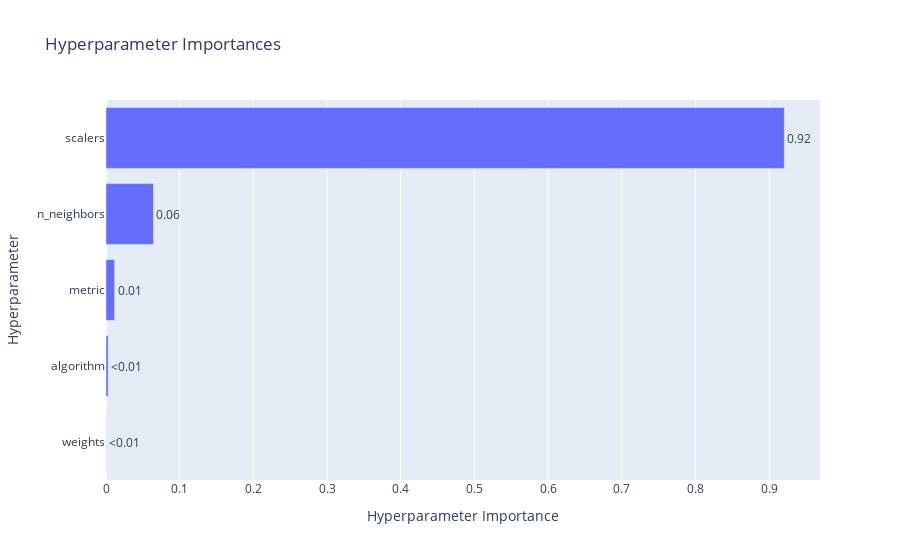

Notebook cell for this chart:
### Code cell
# Hyperparameter importances

optuna.visualization.plot_param_importances(study_knn)

### Figure 1 — Plotly figure (JSON) as saved in the notebook; plotly's stock layout.template omitted (floating-point values rounded to 4 significant figures)
{"data": [{"cliponaxis": false, "hovertemplate": ["weights (CategoricalDistribution): 0.00031267669945231346<extra></extra>", "algorithm (CategoricalDistribution): 0.002925670398273259<extra></extra>", "metric (CategoricalDistribution): 0.011729647794042609<extra></extra>", "n_neighbors (IntDistribution): 0.06445507581160584<extra></extra>", "scalers (CategoricalDistribution): 0.9205769292966259<extra></extra>"], "name": "Objective Value", "orientation": "h", "text": ["<0.01", "<0.01", "0.01", "0.06", "0.92"], "textposition": "outside", "type": "bar", "x": [0.0003127, 0.002926, 0.01173, 0.06446, 0.9206], "y": ["weights", "algorithm", "metric", "n_neighbors", "scalers"]}], "layout": {"title": {"text": "Hyperparameter Importances"}, "xaxis": {"title": {"text": "Hyperparameter Importance"}}, "yaxis": {"title": {"text": "Hyperparameter"}}}}
